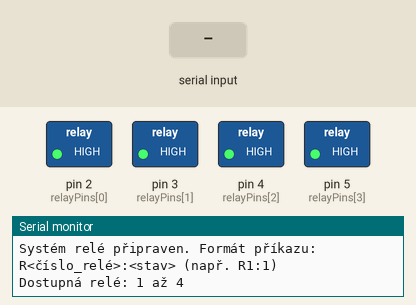
The sketch below on a simulated Arduino Uno, built with avr-gcc and run on an emulated ATmega328P. Parts: switched loads named in the sketch (green lamp = pin HIGH), the last lines printed to the serial monitor. Inputs (shaded band) come from the test bench.

Above: at 1.2 s.
1.3 s: "R2:1\n" received over Serial
At 1.8 s:
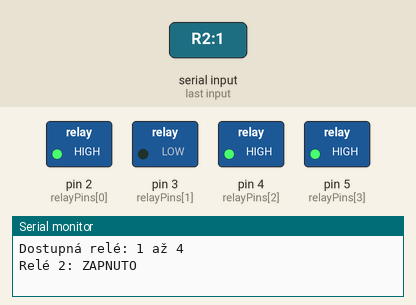
2.8 s: "R1:0\n" received over Serial
4.3 s: "R:1\n" received over Serial
Timing chart, 0 to 7.3 s (numbered marks = the images above; inputs shaded):
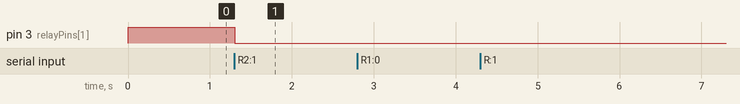

The sketch:

relay_fw.ino
```cpp
// Pro komunikaci z počítače můžete posílat příkazy jako:
// "R1:1" - zapne relé 1
// "R1:0" - vypne relé 1
// "R2:1" - zapne relé 2

// Definice pinů pro relé
const int relayPins[] = {2, 3, 4, 5}; // Piny pro relé
const int numRelays = 4;               // Počet relé

void setup() {
  // Nastavení všech pinů relé jako výstup
  for (int i = 0; i < numRelays; i++) {
    pinMode(relayPins[i], OUTPUT);
    digitalWrite(relayPins[i], HIGH); // Výchozí stav relé je vypnutý
  }

  // Spuštění sériové komunikace
  Serial.begin(9600);
  Serial.println("Systém relé připraven. Formát příkazu: R<číslo_relé>:<stav> (např. R1:1)");
  Serial.println("Dostupná relé: 1 až " + String(numRelays));
}

void loop() {
  // Kontrola příchozích dat na sériovém portu
  if (Serial.available() > 0) {
    String command = Serial.readStringUntil('\n'); // Čtení příkazu až do nového řádku
    command.trim(); // Odstranění mezer a nových řádků

    // Kontrola formátu příkazu (např. R1:1)
    if (command.startsWith("R") && command.indexOf(":") != -1) {
      // Rozdělení příkazu na číslo relé a stav
      int colonIndex = command.indexOf(":");
      String relayStr = command.substring(1, colonIndex);     // Číslo relé (např. "1")
      String stateStr = command.substring(colonIndex + 1);    // Stav (např. "1" nebo "0")

      // Konverze čísla relé na integer
      int relayNum = relayStr.toInt();

      // Kontrola platnosti čísla relé
      if (relayNum >= 1 && relayNum <= numRelays) {
        int relayIndex = relayNum - 1; // Index pole (0-based)

        // Zpracování stavu
        if (stateStr == "1") {
          digitalWrite(relayPins[relayIndex], LOW);
          Serial.println("Relé " + String(relayNum) + ": ZAPNUTO");
        } else if (stateStr == "0") {
          digitalWrite(relayPins[relayIndex], HIGH);
          Serial.println("Relé " + String(relayNum) + ": VYPNUTO");
        } else {
          Serial.println("Neplatný stav. Použijte 1 (zapnout) nebo 0 (vypnout)");
        }
      } else {
        Serial.println("Neplatné číslo relé. Použijte 1 až " + String(numRelays));
      }
    } else {
      Serial.println("Neplatný formát příkazu. Použijte R<číslo_relé>:<stav> (např. R1:1)");
    }
  }
}
```

Measured:
- after the input at 1.3 s, pin 3 (relayPins[1]): HIGH → LOW at once
